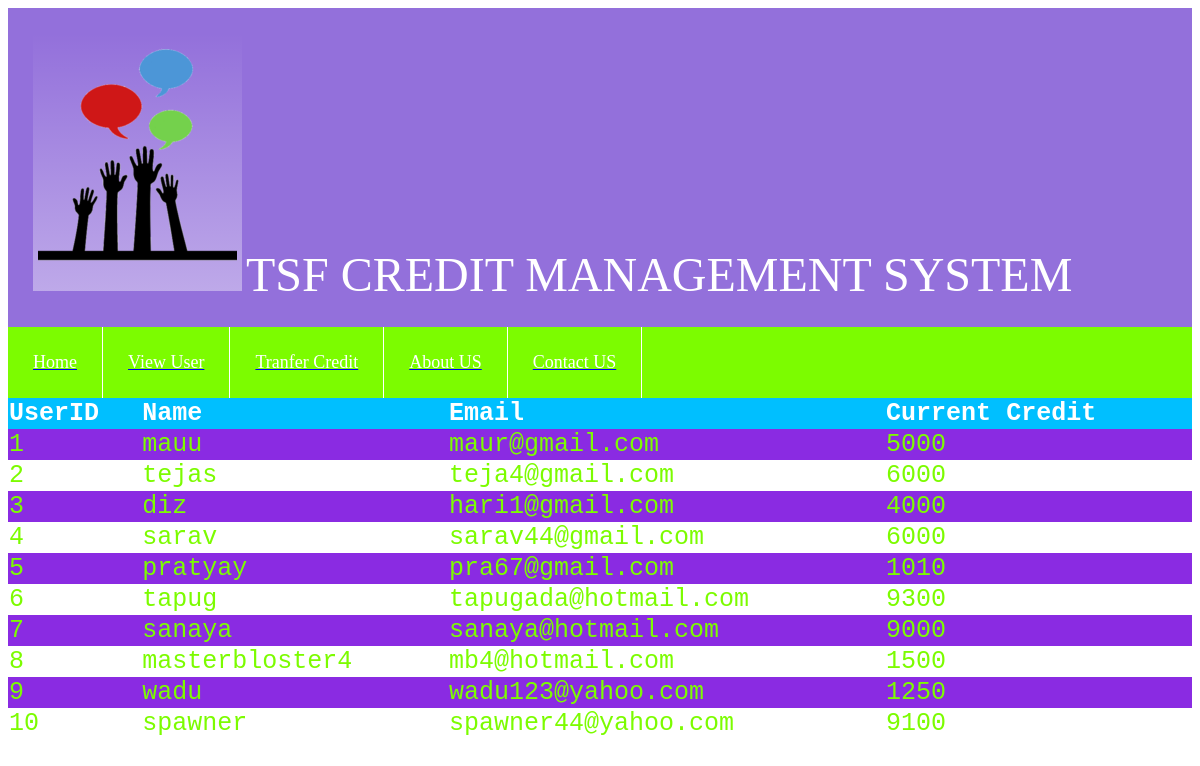
/tsfd.php, run on the app's committed database.
### tables this page shows
CREATE TABLE `user` (
  `name` varchar(30) NOT NULL,
  `email` varchar(30) NOT NULL,
  `uid` int(11) NOT NULL,
  `cucd` int(11) NOT NULL
);

### tsfd.php (the view, shortened to what this page needs)
<!DOCTYPE html>
<html>
<head>
</head>
<body>
    <div id="header"><img src="logo.png" style="padding:5px; height:50%; background: linear-gradient(to top, rgba(254, 254, 254, 0.4), rgba(250, 250, 250, 0));;">
    <font color="white" size="26">TSF CREDIT MANAGEMENT SYSTEM</font>
    </div>
    <div>
        <ul id="ul1">
   <li class="li1"> <span><a href="Home.php" ><i class="icon-home icon-large"></i><font color="white" size="4">Home</font> </a></span>
                    </li>
                   <li class="li1">
                        <span><a href="tsfd.php"><i class=" icon-th-large icon-large"></i><font color="white" size="4">View User</font> </a></span>
                    </li>
<li class="li1">
                        <span><a href="TC.php"><i class="icon-shopping-cart icon-large"></i><font color="white" size="4">Tranfer Credit</font> </a></span>
                    </li>
                    <li class="li1">
                        <span><a href="about.php"><i class="icon-info-sign icon-large"></i><font color="white" size="4">About US</font> </a></span>
                    </li>
                   <li class="li1">
                        <span><a href="contact.php"><i class="icon-phone-sign icon-large"></i><font color="white" size="4">Contact US</font> </a></span>
                    </li>
        </ul></div>
 <div><table>
 <tr>
  <th>UserID</th>
  <th>Name</th>
  <th>Email</th>
  <th>Current Credit</th>
 </tr>
 <?php
$conn = mysqli_connect("localhost", "root", "", "user");
  $sql = "SELECT * FROM USER";
  $result = $conn->query($sql);
  if ($result->num_rows > 0) {
   while($row = $result->fetch_assoc()) {
    echo "<tr><td>" . $row["uid"]. "</td><td>" . $row["name"] . "</td><td>"
. $row["email"] . "</td><td>" . $row["cucd"] ."</td></tr>";
}
echo "</table>";
} else { echo "0 results"; }
?>
    </div>
</body>
</html>

### tsfd.php (style rules this page uses)
table { border-collapse: collapse; width: 100%; color: lawngreen; font-family: monospace; font-size: 25px; text-align: left; }
th { background-color: deepskyblue; color: white; }
tr:nth-child(even) { background-color: blueviolet }
#header { background-color: mediumpurple; padding: 25px; }
#ul1 { list-style-type:none; margin:0; padding:0; overflow:hidden; background-color:lawngreen; }
.li1 { float:left; padding: 25px 25px; display:block; color:white; border-right:1px solid white; }

### data on the page
user: uid "1", name "mauu", email "maur@gmail.com", cucd "5000"
user: uid "2", name "tejas", email "teja4@gmail.com", cucd "6000"
user: uid "3", name "diz", email "hari1@gmail.com", cucd "4000"
user: uid "4", name "sarav", email "sarav44@gmail.com", cucd "6000"
user: uid "5", name "pratyay", email "pra67@gmail.com", cucd "1010"
user: uid "6", name "tapug", email "tapugada@hotmail.com", cucd "9300"
user: uid "7", name "sanaya", email "sanaya@hotmail.com", cucd "9000"
user: uid "8", name "masterbloster4", email "mb4@hotmail.com", cucd "1500"
user: uid "9", name "wadu", email "wadu123@yahoo.com", cucd "1250"
user: uid "10", name "spawner", email "spawner44@yahoo.com", cucd "9100"
